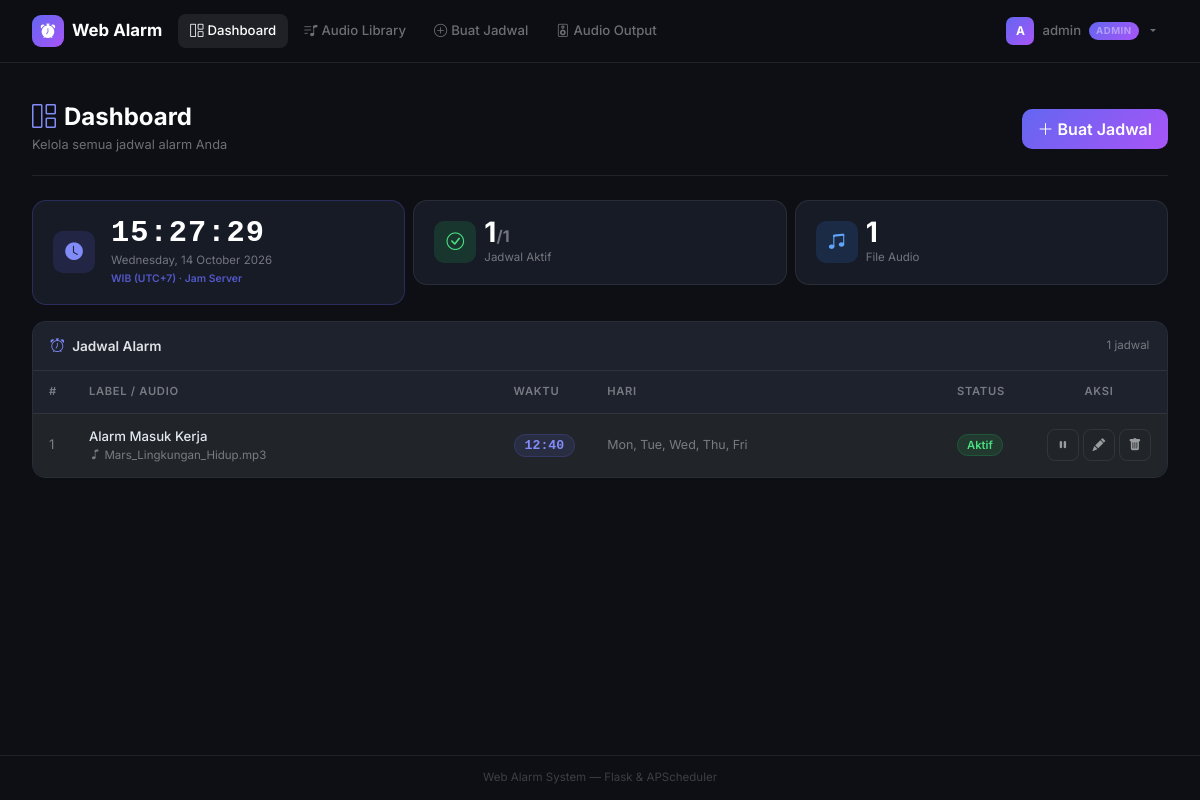
Page / (signed in) on the earlier database version.
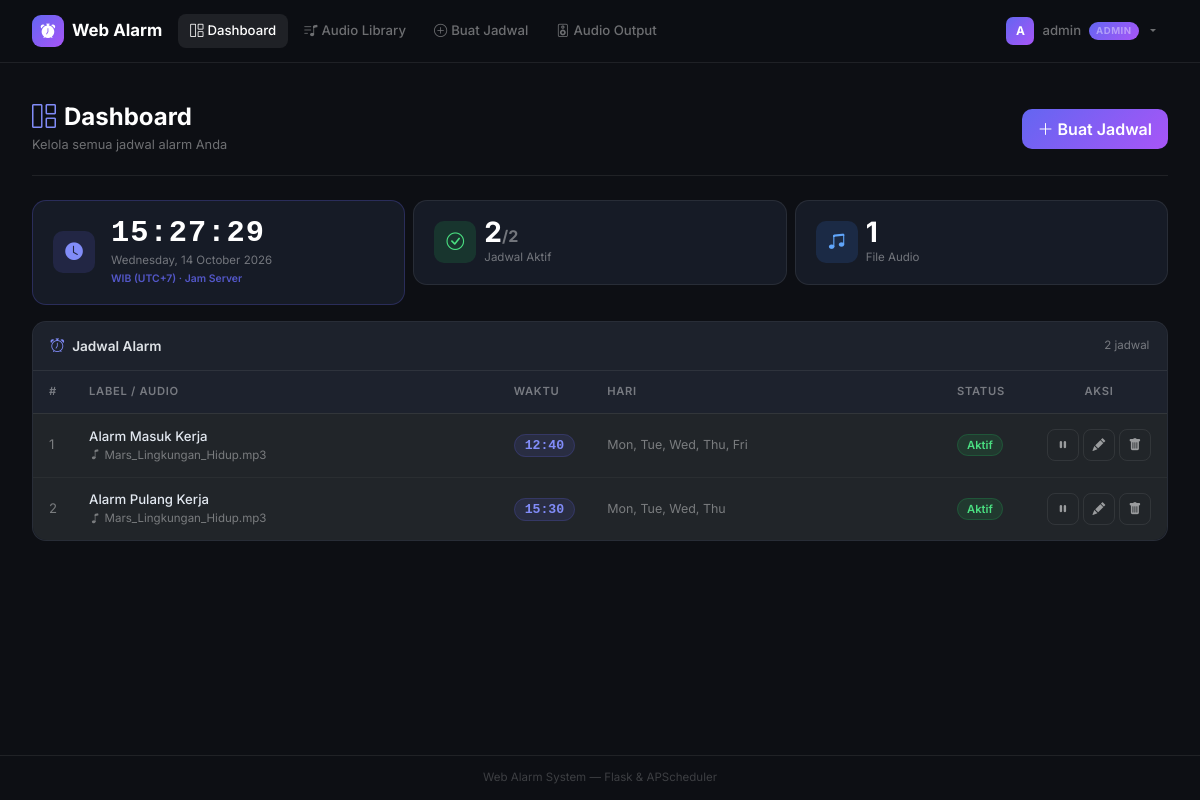
Same page on the later database version.
### models.py (models this page shows, shortened)
class User(UserMixin, db.Model):
    __tablename__ = 'users'
    id = db.Column(db.Integer, primary_key=True)
    name = db.Column(db.String(120), nullable=False)
    email = db.Column(db.String(120), unique=True, nullable=False)
    password_hash = db.Column(db.String(256), nullable=False)
    audios = db.relationship('Audio', backref='uploader', lazy=True)

class Schedule(db.Model):
    __tablename__ = 'schedules'
    id = db.Column(db.Integer, primary_key=True)
    label = db.Column(db.String(120), nullable=True)           # Optional friendly name
    audio_id = db.Column(db.Integer, db.ForeignKey('audios.id'), nullable=False)
    time_hour = db.Column(db.Integer, nullable=False)
    time_minute = db.Column(db.Integer, nullable=False)
    days_of_week = db.Column(db.String(20), nullable=False)
    is_active = db.Column(db.Boolean, default=True, nullable=False)
    created_at = db.Column(db.DateTime, default=datetime.utcnow, nullable=False)
    def days_list(self):
        return [int(d) for d in self.days_of_week.split(',') if d.strip()]
    def days_display(self):
        day_names = ['Mon', 'Tue', 'Wed', 'Thu', 'Fri', 'Sat', 'Sun']
        return ', '.join(day_names[d] for d in self.days_list())
    def time_display(self):
        return f'{self.time_hour:02d}:{self.time_minute:02d}'

class Audio(db.Model):
    __tablename__ = 'audios'
    id = db.Column(db.Integer, primary_key=True)
    filename = db.Column(db.String(256), nullable=False)       # UUID-based stored name
    original_name = db.Column(db.String(256), nullable=False)  # Original upload name
    filepath = db.Column(db.String(512), nullable=False)       # Full relative path
    uploaded_by = db.Column(db.Integer, db.ForeignKey('users.id'), nullable=False)
    uploaded_at = db.Column(db.DateTime, default=datetime.utcnow, nullable=False)
    schedules = db.relationship('Schedule', backref='audio', lazy=True)

### app.py (the view)
@app.route('/')
@login_required
def index():
    schedules = Schedule.query.order_by(Schedule.time_hour, Schedule.time_minute).all()
    total = Schedule.query.count()
    active = Schedule.query.filter_by(is_active=True).count()
    audio_count = Audio.query.count()
    return render_template('index.html', schedules=schedules,
                           total=total, active_count=active, audio_count=audio_count)

### app.py (called while the page is built)
@login_manager.user_loader
def load_user(user_id):
    return db.session.get(User, int(user_id))

def is_admin():
    return current_user.is_authenticated and current_user.email == ADMIN_EMAIL

### templates/index.html (shortened to what this page needs)
{% extends "base.html" %}
{% block content %}
<div class="page-header d-flex flex-wrap align-items-center justify-content-between gap-2">
  <div>
    <h1><i class="bi bi-grid-1x2 me-2" style="color:#818cf8"></i>Dashboard</h1>
    <div class="subtitle">Kelola semua jadwal alarm Anda</div>
  </div>
  {% if is_admin() %}
  <a href="{{ url_for('new_schedule') }}" class="btn btn-primary-grad px-3 py-2">
    <i class="bi bi-plus-lg me-1"></i>Buat Jadwal
  </a>
  {% endif %}
</div>
<div class="row g-2 mb-3">
  <div class="col-12 col-sm-6 col-lg-4">
    <div class="stat-card h-100" style="border-color:rgba(99,102,241,.25)">
      <div class="d-flex align-items-center gap-3">
        <div class="stat-icon purple"><i class="bi bi-clock-fill"></i></div>
        <div>
          <div id="clockTime"
               style="font-size:1.9rem;font-weight:700;color:#fff;
                      font-family:monospace;letter-spacing:1px;line-height:1">
          </div>
          <div id="clockDate" style="font-size:.72rem;color:var(--text-muted);margin-top:3px">
          </div>
          <div style="font-size:.65rem;color:rgba(99,102,241,.8);margin-top:2px;font-weight:600">
            WIB (UTC+7) · Jam Server
          </div>
        </div>
      </div>
    </div>
  </div>
  <div class="col-6 col-sm-3 col-lg-4">
    <div class="stat-card">
      <div class="d-flex align-items-center gap-2">
        <div class="stat-icon green d-none d-sm-flex"><i class="bi bi-check-circle"></i></div>
        <div>
          <div class="stat-value">{{ active_count }}<span style="font-size:1rem;color:var(--text-muted)">/{{ total }}</span></div>
          <div class="stat-label">Jadwal Aktif</div>
        </div>
      </div>
    </div>
  </div>
  <div class="col-6 col-sm-3 col-lg-4">
    <div class="stat-card">
      <div class="d-flex align-items-center gap-2">
        <div class="stat-icon blue d-none d-sm-flex"><i class="bi bi-music-note-beamed"></i></div>
        <div>
          <div class="stat-value">{{ audio_count }}</div>
          <div class="stat-label">File Audio</div>
        </div>
      </div>
    </div>
  </div>
</div>
<div class="card">
  <div class="card-header d-flex align-items-center justify-content-between">
    <span><i class="bi bi-alarm me-2" style="color:#818cf8"></i>Jadwal Alarm</span>
    <span style="font-size:.72rem;color:var(--text-muted);font-weight:400">{{ total }} jadwal</span>
  </div>
  {% if schedules %}
  <div class="table-wrap">
    <table class="table">
      <thead>
        <tr>
          <th style="width:36px">#</th>
          <th>Label / Audio</th>
          <th style="width:90px">Waktu</th>
          <th class="d-none d-sm-table-cell">Hari</th>
          <th style="width:90px">Status</th>
          {% if is_admin() %}<th style="width:110px;text-align:center">Aksi</th>{% endif %}
        </tr>
      </thead>
      <tbody>
        {% for s in schedules %}
        <tr>
          <td style="color:var(--text-muted)">{{ loop.index }}</td>
          <td>
            <div style="font-weight:500;color:#e2e8f0;word-break:break-word">
              {{ s.label or s.audio.original_name }}
            </div>
            {% if s.label %}
            <div style="font-size:.72rem;color:var(--text-muted)">
              <i class="bi bi-music-note me-1"></i>{{ s.audio.original_name }}
            </div>
            {% endif %}
          </td>
          <td><span class="badge-time">{{ s.time_display() }}</span></td>
          <td class="d-none d-sm-table-cell" style="font-size:.78rem;color:var(--text-muted)">
            {{ s.days_display() }}
          </td>
          <td>
            {% if s.is_active %}
              <span class="badge-active">Aktif</span>
            {% else %}
              <span class="badge-inactive">Nonaktif</span>
            {% endif %}
          </td>
          {% if is_admin() %}
          <td>
            <div class="d-flex justify-content-center gap-1">
              <form action="{{ url_for('toggle_schedule', schedule_id=s.id) }}" method="post">
                <button type="submit"
                        class="btn-icon {% if s.is_active %}warning{% else %}success{% endif %}"
                        title="{% if s.is_active %}Nonaktifkan{% else %}Aktifkan{% endif %}">
                  <i class="bi {% if s.is_active %}bi-pause-fill{% else %}bi-play-fill{% endif %}"></i>
                </button>
              </form>
              <a href="{{ url_for('edit_schedule', schedule_id=s.id) }}"
                 class="btn-icon info" title="Edit">
                <i class="bi bi-pencil-fill"></i>
              </a>
              <form action="{{ url_for('delete_schedule', schedule_id=s.id) }}" method="post"
                    onsubmit="return confirm('Hapus jadwal ini?')">
                <button type="submit" class="btn-icon danger" title="Hapus">
                  <i class="bi bi-trash-fill"></i>
                </button>
              </form>
            </div>
          </td>
          {% endif %}
        </tr>
        {% endfor %}
      </tbody>
    </table>
  </div>
  {% endif %}
</div>
{% endblock %}

### templates/base.html (shortened to what this page needs)
<!DOCTYPE html>
<html lang="id" data-bs-theme="dark">
<head>
  <link href="https://cdn.jsdelivr.net/npm/bootstrap@5.3.3/dist/css/bootstrap.min.css"
        rel="stylesheet"/>
  <link href="https://cdn.jsdelivr.net/npm/bootstrap-icons@1.11.3/font/bootstrap-icons.min.css"
        rel="stylesheet"/>
</head>
<body>
<nav class="navbar navbar-expand-lg">
  <div class="page-wrap d-flex align-items-center w-100">
    <a class="navbar-brand d-flex align-items-center gap-2 me-3" href="{{ url_for('index') }}">
      <span class="brand-icon"><i class="bi bi-alarm-fill"></i></span>
      Web Alarm
    </a>
    <div class="collapse navbar-collapse" id="mainNav">
      <ul class="navbar-nav me-auto gap-1 mt-1 mt-lg-0">
        {% if current_user.is_authenticated %}
          <li class="nav-item">
            <a class="nav-link {% if request.endpoint == 'index' %}active{% endif %}"
               href="{{ url_for('index') }}">
              <i class="bi bi-grid-1x2 me-1"></i>Dashboard
            </a>
          </li>
          <li class="nav-item">
            <a class="nav-link {% if request.endpoint == 'audios' %}active{% endif %}"
               href="{{ url_for('audios') }}">
              <i class="bi bi-music-note-list me-1"></i>Audio Library
            </a>
          </li>
          {% if is_admin() %}
          <li class="nav-item">
            <a class="nav-link {% if request.endpoint == 'new_schedule' %}active{% endif %}"
               href="{{ url_for('new_schedule') }}">
              <i class="bi bi-plus-circle me-1"></i>Buat Jadwal
            </a>
          </li>
          <li class="nav-item">
            <a class="nav-link {% if request.endpoint == 'audio_settings' %}active{% endif %}"
               href="{{ url_for('audio_settings') }}">
              <i class="bi bi-speaker me-1"></i>Audio Output
            </a>
          </li>
          {% endif %}
        {% endif %}
      </ul>
      <ul class="navbar-nav ms-lg-2 mt-1 mt-lg-0">
        {% if current_user.is_authenticated %}
          <li class="nav-item dropdown">
            <a class="nav-link dropdown-toggle d-flex align-items-center gap-2"
               href="#" data-bs-toggle="dropdown" aria-expanded="false">
              <span style="width:28px;height:28px;background:linear-gradient(135deg,#6366f1,#a855f7);
                           border-radius:7px;display:inline-flex;align-items:center;
                           justify-content:center;font-size:.75rem;font-weight:700;color:#fff;flex-shrink:0">
                {{ current_user.name[0]|upper }}
              </span>
              <span class="d-none d-sm-inline">{{ current_user.name.split()[0] }}</span>
              {% if is_admin() %}<span class="badge-admin">ADMIN</span>{% endif %}
            </a>
          </li>
        {% endif %}
      </ul>
    </div>
  </div>
</nav>
<main>
  <div class="page-wrap">
    {% block content %}{% endblock %}
  </div>
</main>
<footer>
  Web Alarm System &mdash; Flask &amp; APScheduler
</footer>
</body>
</html>

Differences in the rows shown:
added Schedule: label "Alarm Pulang Kerja", audio.original_name "Mars_Lingkungan_Hidup.mp3", time_display "15:30", days_display "Mon, Tue, Wed, Thu", is_active "Aktif"
Other differences:
{{ active_count }}: "1" → "2"
{{ total }}: "1" → "2"
